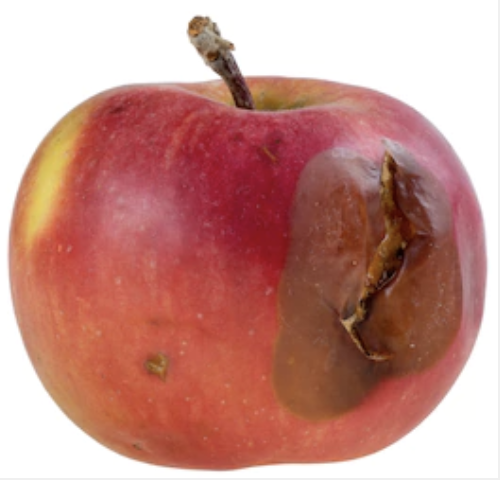
#> input picture dataset/test/01.png, 504 x 484 px
$ jupyter execute main.ipynb
#> lines starting #> are read from the running program, lines starting #| are printed output that depends on the picture; after the words box and inside, x2 and y2 are one past the last pixel; in counts of white or black regions, pixels touching at a corner belong together
[cell 1]
import cv2
import numpy as np
import matplotlib.pyplot as plt

[cell 2]
img = cv2.imread('dataset/test/01.png')
#> img is the input picture: shape (484, 504, 3); mean B, G, R 136.1, 144.3, 197.2

img_hsv = cv2.cvtColor(img, cv2.COLOR_BGR2HSV)
#> img_hsv: shape (484, 504, 3); mean H, S, V 37.1, 97.4, 197.2
img_rgb = cv2.cvtColor(img, cv2.COLOR_BGR2RGB)
img_gray = cv2.cvtColor(img_rgb, cv2.COLOR_RGB2GRAY)

# denoise colored image and its HSV version
img_denoised = cv2.fastNlMeansDenoisingColored(img, None, 10, 10, 7, 21)
img_hsv_denoised = cv2.fastNlMeansDenoisingColored(img_hsv, None, 10, 10, 7, 21)
#> img_hsv_denoised: shape (484, 504, 3); mean H, S, V 36.3, 97.4, 196.6

# thresholding to extract background mask
_, background_mask = cv2.threshold(img_gray, 10, 255, cv2.THRESH_BINARY)
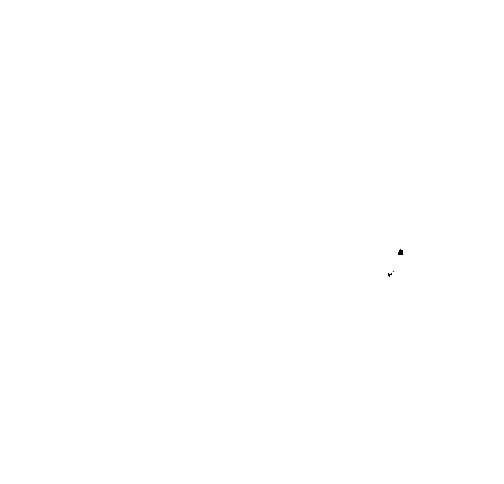
#> background_mask: shape (484, 504); 100% white; 3 black regions (2 under 20 px), largest, box (x1, y1, x2, y2) and area: (398, 249, 403, 255) 24

# thresholding to extract fruit mask
_, fruit_mask = cv2.threshold(img_gray, 240, 255, cv2.THRESH_BINARY)
#> fruit_mask: shape (484, 504); 32.6% white; 2 white regions, box (x1, y1, x2, y2) and area: (0, 0, 498, 478) 75681, (0, 0, 504, 484) 3936

# define lower and upper bounds for rotten brown parts
rotten_brown_lower = np.array([5, 10, 10])
rotten_brown_upper = np.array([150, 255, 180])

# define lower and upper bounds for rotten green parts
rotten_green_lower = np.array([26, 79, 79])
rotten_green_upper = np.array([150, 199, 192])

# define lower and upper bounds for rotten white parts
rotten_white_lower = np.array([230, 250, 250])
rotten_white_upper = np.array([253, 250, 250])

# create mask for the rotten part
rotten_brown_mask = cv2.inRange(img_hsv_denoised, rotten_brown_lower, rotten_brown_upper)
#> rotten_brown_mask: shape (484, 504); 15.7% white; 176 white regions (165 under 20 px), largest, box (x1, y1, x2, y2) and area: (267, 151, 460, 423) 31442, (189, 16, 335, 112) 3438, (120, 425, 190, 467) 1588
rotten_green_mask = cv2.inRange(img_hsv_denoised, rotten_green_lower, rotten_green_upper)
#> rotten_green_mask: shape (484, 504); 0.1% white in thin lines or dots, all inside (x1, y1, x2, y2) = (77, 81, 464, 359)
rotten_white_mask = cv2.inRange(img_hsv_denoised, rotten_white_lower, rotten_white_upper)
#> rotten_white_mask: shape (484, 504); every value is 0

# morphological operations to refine the mask
rotten_kernel = cv2.getStructuringElement(cv2.MORPH_ELLIPSE, (3, 3))
rotten_brown_mask = cv2.erode(rotten_brown_mask, rotten_kernel, iterations=1)
#> rotten_brown_mask: shape (484, 504); 14.4% white; 28 white regions (17 under 20 px), largest, box (x1, y1, x2, y2) and area: (268, 152, 459, 422) 30021, (190, 17, 249, 109) 1744, (246, 83, 334, 111) 1170
rotten_brown_mask = cv2.dilate(rotten_brown_mask, rotten_kernel, iterations=5)
#> rotten_brown_mask: shape (484, 504); 18.6% white; 9 white regions, largest, box (x1, y1, x2, y2) and area: (263, 147, 464, 427) 35382, (185, 12, 339, 116) 5298, (121, 421, 193, 471) 2421

rotten_green_mask = cv2.erode(rotten_green_mask, rotten_kernel, iterations=1)
#> rotten_green_mask: shape (484, 504); 0% white in thin lines or dots, all inside (x1, y1, x2, y2) = (277, 141, 278, 142)
rotten_green_mask = cv2.dilate(rotten_green_mask, rotten_kernel, iterations=5)
#> rotten_green_mask: shape (484, 504); 0.03% white; 1 white region, box (x1, y1, x2, y2) and area: (272, 136, 283, 147) 61

rotten_white_mask = cv2.erode(rotten_white_mask, rotten_kernel, iterations=1)
rotten_white_mask = cv2.dilate(rotten_white_mask, rotten_kernel, iterations=5)

# create a copy of the hsv image
outImg = img_hsv.copy()

# combine the masks for all rotten regions using a bitwise OR operation
mask_combined = cv2.bitwise_or(rotten_brown_mask, cv2.bitwise_or(rotten_green_mask, rotten_white_mask))
# apply the combined mask to the output image using a bitwise AND operation
outImg = cv2.bitwise_and(outImg, outImg, mask=mask_combined)
#> outImg: shape (484, 504, 3); mean H, S, V 2.1, 28.8, 24.9
# convert the resulting image to grayscale
outImg = cv2.cvtColor(outImg, cv2.COLOR_RGB2GRAY)
#> outImg: shape (484, 504)

# intensity mapping
outImg[np.where(background_mask)] = [2]
outImg[np.where(mask_combined)] = [1]
outImg[np.where(fruit_mask)] = [0]

plt.figure(figsize=(15,5))
plt.subplot(151), plt.imshow(img)
plt.subplot(152), plt.imshow(mask_combined)
plt.subplot(153), plt.imshow(background_mask)
plt.subplot(154), plt.imshow(outImg)
plt.show()
#> figure, not shown here; B, G, R data is drawn as R, G, B

[cell 3]
### backup
img = cv2.imread('add_dataset/test/20.png')
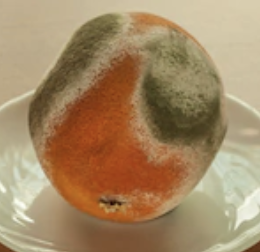
#> input picture add_dataset/test/20.png, 260 x 252 px
#> img is the input picture: shape (252, 260, 3); mean B, G, R 101.2, 136.4, 163.8

img_rgb = cv2.cvtColor(img, cv2.COLOR_BGR2RGB)
#> img_rgb: shape (252, 260, 3)

# Convert to grayscale
img_gray = cv2.cvtColor(img_rgb, cv2.COLOR_RGB2GRAY)
#> img_gray: shape (252, 260)

# Thresholding to segment out the rotten part
_, rotten_mask = cv2.threshold(img_gray, 120, 255, cv2.THRESH_BINARY)  # Adjust threshold as needed
#> rotten_mask: shape (252, 260); 61.7% white; 45 black regions (37 under 20 px), largest, box (x1, y1, x2, y2) and area: (43, 49, 188, 252) 16470, (140, 64, 227, 171) 4525, (28, 16, 118, 140) 3356

# Thresholding to segment out the fruit
_, fruit_mask = cv2.threshold(img_gray, 240, 255, cv2.THRESH_BINARY)  # Adjust threshold as needed
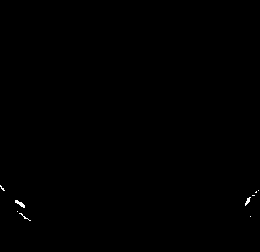
#> fruit_mask: shape (252, 260); 0.15% white in thin lines or dots, all inside (x1, y1, x2, y2) = (0, 185, 259, 221)

# Combine the masks
mask = np.zeros_like(fruit_mask)
mask[(fruit_mask == 255) & (rotten_mask == 0)] = 1  # Background
mask[(fruit_mask == 255) & (rotten_mask == 255)] = 2  # Fruit
mask[(fruit_mask == 0) & (rotten_mask == 0)] = 3  # Rotten part

# Convert mask to the specified format
outImg = np.zeros_like(mask, dtype=np.uint8)
 # Background
 # Fruit (red)
outImg[mask == 3] = 2  # Rotten part (blue)
outImg[mask == 2] = 1
outImg[mask == 1] = 0

plt.figure(figsize=(15,5))
plt.subplot(151), plt.imshow(img_rgb)
plt.subplot(152), plt.imshow(rotten_mask)
plt.subplot(153), plt.imshow(fruit_mask)
plt.subplot(154), plt.imshow(outImg)
plt.show()
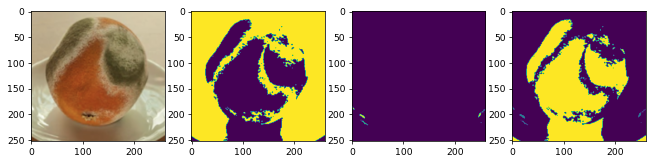
#> figure drawn by matplotlib, 4 panels

[cell 4]
img = cv2.imread('add_dataset/test/04.png')
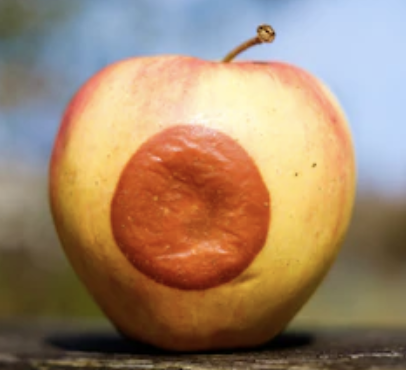
#> input picture add_dataset/test/04.png, 406 x 370 px
#> img is the input picture: shape (370, 406, 3); mean B, G, R 107.9, 133.7, 159.9

img_hsv = cv2.cvtColor(img, cv2.COLOR_BGR2HSV)
#> img_hsv: shape (370, 406, 3); mean H, S, V 40.3, 119.7, 172.1
img_rgb = cv2.cvtColor(img, cv2.COLOR_BGR2RGB)
#> img_rgb: shape (370, 406, 3)
img_gray = cv2.cvtColor(img_rgb, cv2.COLOR_RGB2GRAY)
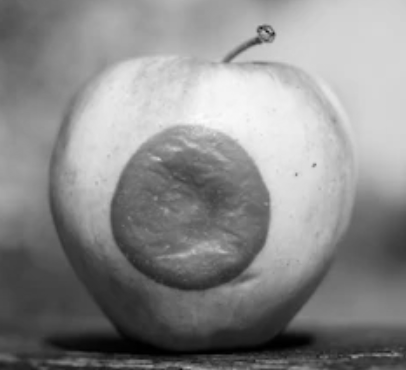
#> img_gray: shape (370, 406); min 0, max 251, mean 138.6

# denoise colored image and its HSV version
img_denoised = cv2.fastNlMeansDenoisingColored(img, None, 10, 10, 7, 21)
#> img_denoised: shape (370, 406, 3)
img_hsv_denoised = cv2.fastNlMeansDenoisingColored(img_hsv, None, 10, 10, 7, 21)
#> img_hsv_denoised: shape (370, 406, 3); mean H, S, V 39.8, 119.4, 172.2

_,thresh = cv2.threshold(img_gray, np.mean(img_gray), 255, cv2.THRESH_BINARY)
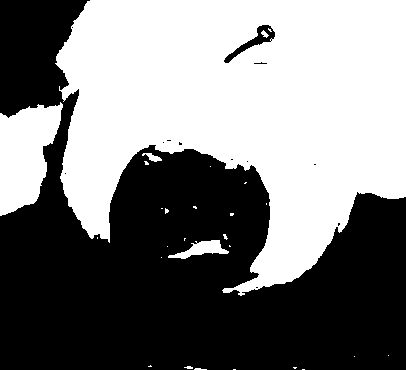
#> thresh: shape (370, 406); 48.9% white; 28 white regions (23 under 20 px), largest, box (x1, y1, x2, y2) and area: (55, 0, 406, 296) 67832, (0, 102, 63, 216) 4779, (168, 240, 229, 259) 526, (142, 153, 162, 162) 87, (261, 30, 269, 38) 32
edges = cv2.dilate(cv2.Canny(thresh,0,255),None)
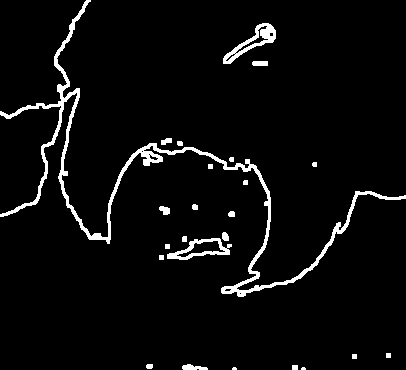
#> edges: shape (370, 406); 4.3% white; 24 white regions (2 under 20 px), largest, box (x1, y1, x2, y2) and area: (0, 0, 406, 297) 4583, (223, 23, 276, 64) 613, (167, 238, 232, 260) 492

cnt = sorted(cv2.findContours(edges, cv2.RETR_LIST, cv2.CHAIN_APPROX_SIMPLE)[-2], key=cv2.contourArea)[-1]
#> cnt = contour of 1143 points, box (x1, y1, x2, y2) (0, 0, 406, 297), area 3472
mask = np.zeros_like(img_gray)
masked = cv2.drawContours(mask, [cnt],-50, 255, -50)
#> masked: shape (370, 406); 3.1% white; 1 white region, box (x1, y1, x2, y2) and area: (0, 0, 406, 297) 4615

dst = cv2.bitwise_and(img_rgb, img_rgb, mask=mask)
segmented = cv2.cvtColor(dst, cv2.COLOR_BGR2GRAY)

# thresholding to extract background mask
_, background_mask = cv2.threshold(img_gray, 10, 255, cv2.THRESH_BINARY)
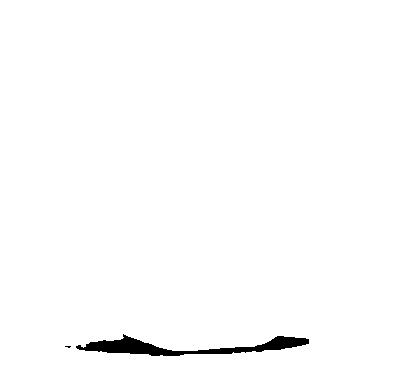
#> background_mask: shape (370, 406); 98.7% white; 2 black regions (1 under 20 px), largest, box (x1, y1, x2, y2) and area: (76, 334, 309, 356) 1891

# thresholding to extract fruit mask
_, fruit_mask = cv2.threshold(img_gray, 240, 255, cv2.THRESH_BINARY)
#> fruit_mask: shape (370, 406); 1.7% white; 2 white regions (1 under 20 px), largest, box (x1, y1, x2, y2) and area: (190, 78, 267, 133) 2530

# define lower and upper bounds for rotten brown parts
rotten_brown_lower = np.array([5, 10, 10])
rotten_brown_upper = np.array([150, 255, 180])

# define lower and upper bounds for rotten green parts
rotten_green_lower = np.array([26, 79, 79])
rotten_green_upper = np.array([150, 199, 192])

# define lower and upper bounds for rotten white parts
rotten_white_lower = np.array([230, 250, 250])
rotten_white_upper = np.array([253, 250, 250])

# create mask for the rotten part
rotten_brown_mask = cv2.inRange(img_hsv_denoised, rotten_brown_lower, rotten_brown_upper)
#> rotten_brown_mask: shape (370, 406); 46.5% white; 33 white regions (30 under 20 px), largest, box (x1, y1, x2, y2) and area: (0, 0, 406, 370) 66684, (164, 162, 234, 233) 2547, (223, 24, 275, 62) 525
rotten_green_mask = cv2.inRange(img_hsv_denoised, rotten_green_lower, rotten_green_upper)
#> rotten_green_mask: shape (370, 406); 1.8% white; 46 white regions (40 under 20 px), largest, box (x1, y1, x2, y2) and area: (54, 29, 109, 74) 935, (288, 295, 372, 330) 758, (64, 292, 109, 327) 621, (91, 0, 105, 12) 117, (35, 129, 51, 140) 115, (64, 284, 74, 297) 31
rotten_white_mask = cv2.inRange(img_hsv_denoised, rotten_white_lower, rotten_white_upper)
#> rotten_white_mask: shape (370, 406); every value is 0

# morphological operations to refine the mask
rotten_kernel = cv2.getStructuringElement(cv2.MORPH_ELLIPSE, (3, 3))
rotten_brown_mask = cv2.erode(rotten_brown_mask, rotten_kernel, iterations=1)
#> rotten_brown_mask: shape (370, 406); 44.9% white; 15 white regions (11 under 20 px), largest, box (x1, y1, x2, y2) and area: (0, 158, 406, 370) 54864, (0, 0, 93, 171) 9836, (165, 163, 233, 232) 2332, (224, 25, 274, 61) 378
rotten_brown_mask = cv2.dilate(rotten_brown_mask, rotten_kernel, iterations=5)
#> rotten_brown_mask: shape (370, 406); 50.8% white; 7 black regions (1 under 20 px), largest, box (x1, y1, x2, y2) and area: (55, 0, 406, 290) 73267, (23, 120, 53, 145) 530, (116, 341, 140, 350) 97, (278, 340, 290, 344) 30, (35, 85, 40, 93) 27, (0, 133, 5, 139) 23

rotten_green_mask = cv2.erode(rotten_green_mask, rotten_kernel, iterations=1)
#> rotten_green_mask: shape (370, 406); 1.2% white; 13 white regions (7 under 20 px), largest, box (x1, y1, x2, y2) and area: (55, 30, 99, 73) 763, (68, 300, 107, 325) 469, (289, 313, 359, 329) 341, (92, 0, 103, 10) 85, (36, 130, 50, 139) 79, (338, 303, 345, 312) 22
rotten_green_mask = cv2.dilate(rotten_green_mask, rotten_kernel, iterations=5)
#> rotten_green_mask: shape (370, 406); 3.1% white; 5 white regions, box (x1, y1, x2, y2) and area: (50, 25, 106, 78) 1466, (284, 294, 364, 334) 1427, (62, 283, 112, 330) 1159, (31, 125, 55, 144) 294, (87, 0, 108, 15) 240

rotten_white_mask = cv2.erode(rotten_white_mask, rotten_kernel, iterations=1)
rotten_white_mask = cv2.dilate(rotten_white_mask, rotten_kernel, iterations=5)

# create a copy of the hsv image
outImg = img_hsv.copy()

# combine the masks for all rotten regions using a bitwise OR operation
mask_combined = cv2.bitwise_or(rotten_brown_mask, cv2.bitwise_or(rotten_green_mask, rotten_white_mask))
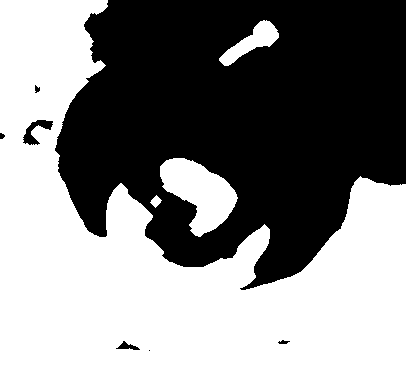
#> mask_combined: shape (370, 406); 51.5% white; 7 black regions (1 under 20 px), largest, box (x1, y1, x2, y2) and area: (55, 0, 406, 290) 72443, (23, 120, 53, 145) 306, (116, 341, 140, 350) 97, (278, 340, 290, 344) 30, (35, 85, 40, 93) 27, (0, 133, 5, 139) 23
# apply the combined mask to the output image using a bitwise AND operation
outImg = cv2.bitwise_and(outImg, outImg, mask=mask_combined)
# convert the resulting image to grayscale
outImg = cv2.cvtColor(outImg, cv2.COLOR_RGB2GRAY)

# intensity mapping
outImg[np.where(segmented)] = [2]
outImg[np.where(mask_combined)] = [1]
outImg[np.where(fruit_mask)] = [0]

plt.figure(figsize=(15,5))
plt.subplot(151), plt.imshow(img)
plt.subplot(152), plt.imshow(mask_combined)
plt.subplot(153), plt.imshow(fruit_mask)
plt.subplot(154), plt.imshow(background_mask)
plt.subplot(155), plt.imshow(masked)
plt.show()

[cell 5]
img = cv2.imread('add_dataset/test/20.png')

img_hsv = cv2.cvtColor(img, cv2.COLOR_BGR2HSV)
img_rgb = cv2.cvtColor(img, cv2.COLOR_BGR2RGB)
img_gray = cv2.cvtColor(img_rgb, cv2.COLOR_RGB2GRAY)

# denoise colored image and its HSV version
img_denoised = cv2.fastNlMeansDenoisingColored(img, None, 10, 10, 7, 21)
img_hsv_denoised = cv2.fastNlMeansDenoisingColored(img_hsv, None, 10, 10, 7, 21)

# thresholding to extract fruit mask
_, fruit_mask = cv2.threshold(img_gray, 240, 255, cv2.THRESH_BINARY)

# Create a mask of zeros with the same height and width as the input image
mask = np.zeros(img.shape[:2], np.uint8)

# Define the bounding box around the object (fruit)
# Adjust these coordinates to tightly fit around your fruit
rect = (35, 35, img.shape[1] - 65, img.shape[0] - 65)
#> rect = (35, 35, 195, 187)

# Allocate memory for two arrays used by the algorithm
bgd_model = np.zeros((1, 65), np.float64)
fgd_model = np.zeros((1, 65), np.float64)

# Apply the GrabCut algorithm
cv2.grabCut(img, mask, rect, bgd_model, fgd_model, 5, cv2.GC_INIT_WITH_RECT)

# Modify the mask such that sure and probable backgrounds set to 0, and sure and probable foreground set to 1
mask2 = np.where((mask == 2) | (mask == 0), 0, 1).astype('uint8')

# Multiply the mask with the input image to extract the segmented object
background_mask = img * mask2[:, :, np.newaxis]
background_mask = cv2.cvtColor(background_mask, cv2.COLOR_RGB2GRAY)


# define lower and upper bounds for rotten brown parts
rotten_brown_lower = np.array([5, 10, 10])
rotten_brown_upper = np.array([150, 255, 180])

# define lower and upper bounds for rotten green parts
rotten_green_lower = np.array([26, 79, 79])
rotten_green_upper = np.array([150, 199, 192])

# define lower and upper bounds for rotten white parts
rotten_white_lower = np.array([230, 250, 250])
rotten_white_upper = np.array([253, 250, 250])

# create mask for the rotten part
rotten_brown_mask = cv2.inRange(img_hsv_denoised, rotten_brown_lower, rotten_brown_upper)
rotten_green_mask = cv2.inRange(img_hsv_denoised, rotten_green_lower, rotten_green_upper)
rotten_white_mask = cv2.inRange(img_hsv_denoised, rotten_white_lower, rotten_white_upper)

# morphological operations to refine the mask
rotten_kernel = cv2.getStructuringElement(cv2.MORPH_ELLIPSE, (3, 3))
rotten_brown_mask = cv2.erode(rotten_brown_mask, rotten_kernel, iterations=1)
rotten_brown_mask = cv2.dilate(rotten_brown_mask, rotten_kernel, iterations=5)

rotten_green_mask = cv2.erode(rotten_green_mask, rotten_kernel, iterations=1)
rotten_green_mask = cv2.dilate(rotten_green_mask, rotten_kernel, iterations=5)

rotten_white_mask = cv2.erode(rotten_white_mask, rotten_kernel, iterations=1)
rotten_white_mask = cv2.dilate(rotten_white_mask, rotten_kernel, iterations=5)

# create a copy of the hsv image
outImg = img_hsv.copy()

# combine the masks for all rotten regions using a bitwise OR operation
mask_combined = cv2.bitwise_or(rotten_brown_mask, cv2.bitwise_or(rotten_green_mask, rotten_white_mask))
# apply the combined mask to the output image using a bitwise AND operation
outImg = cv2.bitwise_and(outImg, outImg, mask=mask_combined)
# convert the resulting image to grayscale
outImg = cv2.cvtColor(outImg, cv2.COLOR_RGB2GRAY)

# intensity mapping
outImg[np.where(background_mask)] = [2]
outImg[np.where(mask_combined)] = [1]
outImg[np.where(fruit_mask)] = [0]

plt.figure(figsize=(15,5))
plt.subplot(151), plt.imshow(img)
plt.subplot(152), plt.imshow(background_mask)
plt.subplot(153), plt.imshow(mask_combined)
plt.show()
